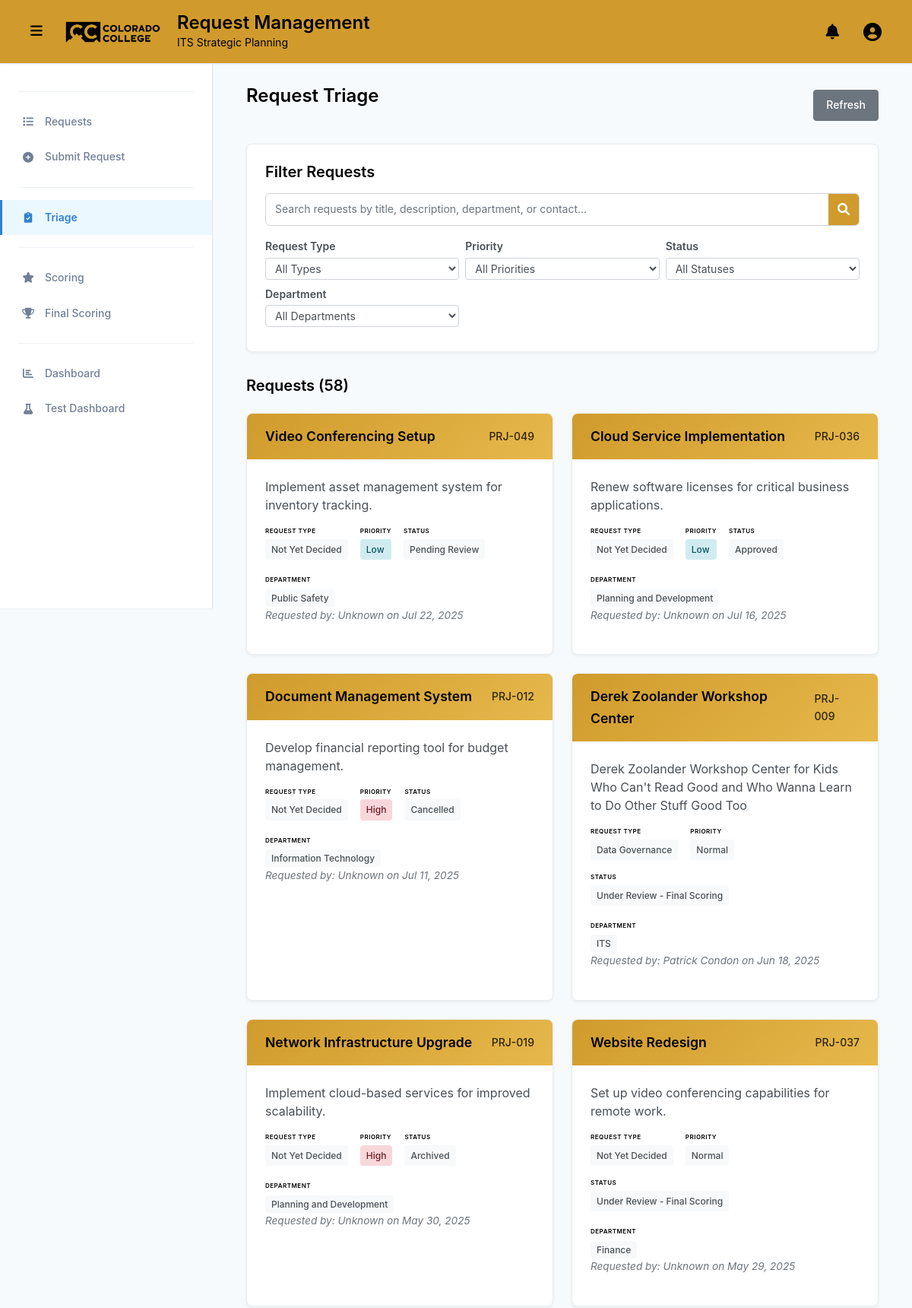
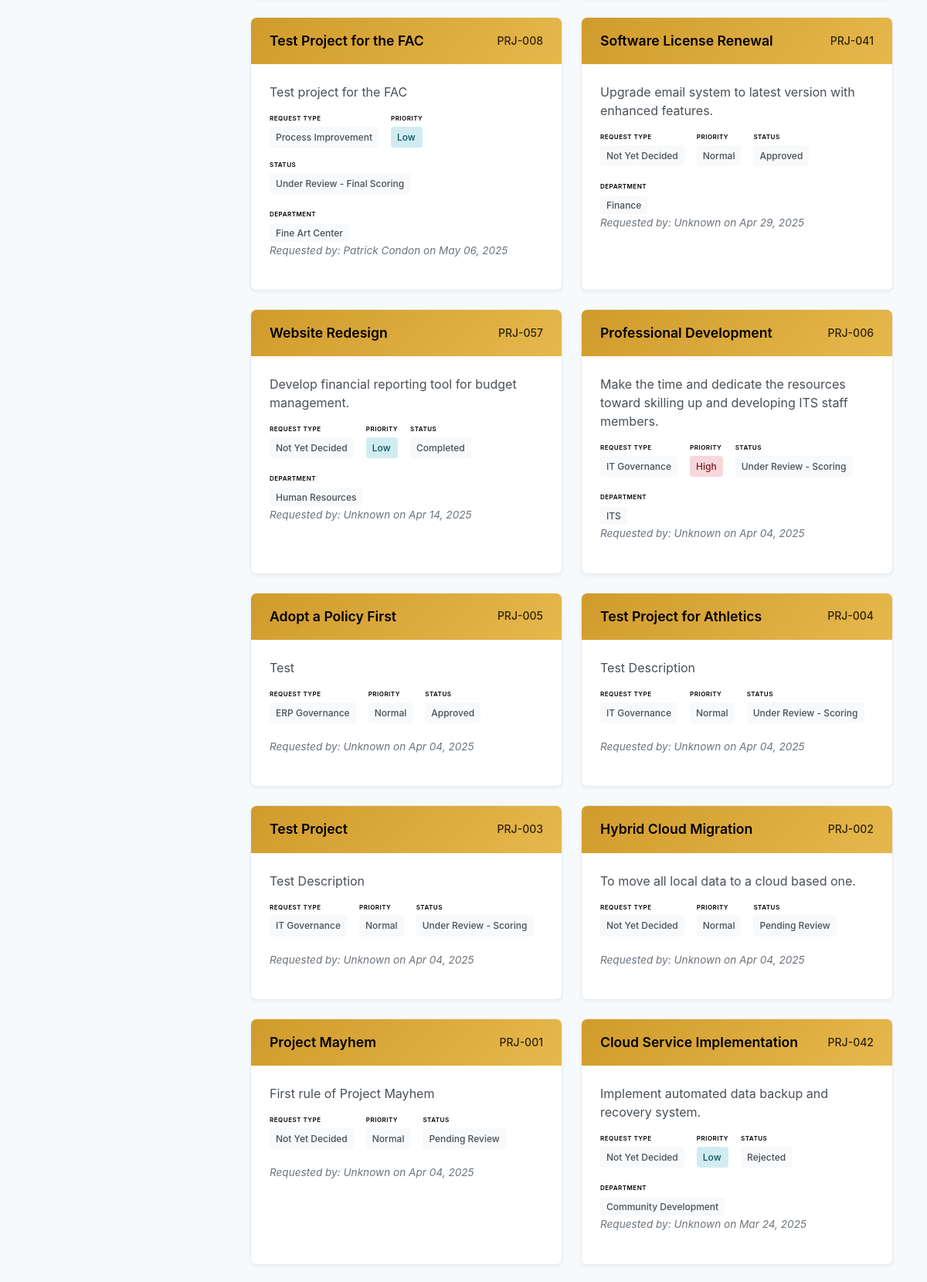
The app's page /triage/ (signed in, upper part) with its own data (2 pictures, top to bottom).
### projects/models.py (models this page shows, shortened)
class Project(models.Model):
    STATUS_CHOICES = [
        ('pending', 'Pending Review'),
        ('approved', 'Approved'),
        ('rejected', 'Rejected'),
        ('under_review_triage', 'Under Review - Triage'),
        ('under_review_scoring', 'Under Review - Scoring'),
        ('under_review_final_scoring', 'Under Review - Final Scoring'),
        ('completed', 'Completed'),
        ('archived', 'Archived'),
        ('on_hold', 'On Hold'),
        ('cancelled', 'Cancelled'),
    ]
    STAGE_CHOICES = [
        ('Pending_Review', 'Pending Review'),
        ('Under_Review_Triage', 'Under Review - Triage'),
        ('Under_Review_Scoring', 'Under Review - Scoring'),
        ('Under_Review_Final_Scoring', 'Under Review - Final Scoring'),
    ]
    PRIORITY_CHOICES = [
        ('Low', 'Low'),
        ('Normal', 'Normal'),
        ('High', 'High'),
        ('Top', 'Top'),
    ]
    FINAL_PRIORITY_CHOICES = [
        (1, 'Low'),
        (2, 'Medium'),
        (3, 'High'),
    ]
    PROJECT_TYPE_CHOICES = [
        ('not_yet_decided', 'Not Yet Decided'),
        ('process_improvement', 'Process Improvement'),
        ('it_governance', 'IT Governance'),
        ('erp_governance', 'ERP Governance'),
        ('data_governance', 'Data Governance'),
    ]
    title = models.CharField(max_length=200)
    description = models.TextField()
    project_type = models.CharField(
        max_length=20,
        choices=PROJECT_TYPE_CHOICES,
        default='not_yet_decided',
        verbose_name="Request Type",
        help_text="Type of request submission"
    )
    submitted_by = models.ForeignKey(User, on_delete=models.CASCADE, null=True, blank=True)
    submission_date = models.DateTimeField(default=timezone.now)
    status = models.CharField(max_length=30, choices=STATUS_CHOICES, default='pending')
    stage = models.CharField(max_length=30, choices=STAGE_CHOICES, default='Pending_Review', help_text="Current stage of the project")
    budget = models.DecimalField(max_digits=10, decimal_places=2, null=True, blank=True)
    start_date = models.DateField(null=True, blank=True)
    end_date = models.DateField(null=True, blank=True)
    department = models.CharField(max_length=100, null=True, blank=True)
    contact_person = models.CharField(max_length=100, null=True, blank=True)
    contact_email = models.EmailField(null=True, blank=True)
    contact_phone = models.CharField(max_length=20, null=True, blank=True)
    triage_notes = models.TextField(blank=True, null=True)
    priority = models.CharField(max_length=10, choices=PRIORITY_CHOICES, default='Normal')
    scoring_notes = models.TextField(blank=True, null=True, help_text="Notes related to project scoring or evaluation")
    final_priority = models.IntegerField(null=True, blank=True, help_text="Project ranking (lower number = higher priority)")
    final_score = models.FloatField(null=True, blank=True, help_text="Final score")
    strategic_alignment = models.IntegerField(null=True, blank=True, help_text="Strategic alignment score (1-5)")
    cost_benefit = models.IntegerField(null=True, blank=True, help_text="Cost benefit score (1-5)")
    user_impact = models.IntegerField(null=True, blank=True, help_text="User impact and adoption score (1-5)")
    ease_of_implementation = models.IntegerField(null=True, blank=True, help_text="Ease of implementation score (1-5)")
    vendor_reputation_support = models.IntegerField(null=True, blank=True, help_text="Vendor reputation and support score (1-5)")
    security_compliance = models.IntegerField(null=True, blank=True, help_text="Security and compliance score (1-5)")
    student_centered = models.IntegerField(null=True, blank=True, help_text="Student-centered score (1-5)")
    @property
    def formatted_id(self):
        return f"PRJ-{self.id:03d}"
    class Meta:
        ordering = ['-submission_date']
        db_table = 'project_requests'

### projects/views.py (the view, shortened to what this page needs)
# urls.py: path('triage/', views.project_triage, name='project_triage'),
@login_required
@user_passes_test(is_triage_user)
def project_triage(request):
    search_query = request.GET.get('search', '')
    type_filter = request.GET.get('type', '')
    priority_filter = request.GET.get('priority', '')
    status_filter = request.GET.get('status', '')
    stage_filter = request.GET.get('stage', '')
    department_filter = request.GET.get('department', '')
    projects = Project.objects.all().select_related('submitted_by').order_by('-submission_date')
    if type_filter:
        projects = projects.filter(project_type=type_filter)
    if priority_filter:
        projects = projects.filter(priority=priority_filter)
    if status_filter:
        projects = projects.filter(status=status_filter)
    if stage_filter:
        projects = projects.filter(stage=stage_filter)
    if department_filter:
        projects = projects.filter(department=department_filter)
    filtered_projects = projects
    available_types = filtered_projects.values_list('project_type', flat=True).distinct()
    project_types = [(t[0], t[1]) for t in Project.PROJECT_TYPE_CHOICES if t[0] in available_types]
    available_priorities = filtered_projects.values_list('priority', flat=True).distinct()
    priorities = [p for p in ['Top', 'High', 'Normal', 'Low'] if p in available_priorities]
    available_statuses = filtered_projects.values_list('status', flat=True).distinct()
    status_choices = [(s[0], s[1]) for s in Project.STATUS_CHOICES if s[0] in available_statuses]
    available_stages = filtered_projects.values_list('stage', flat=True).distinct()
    stage_choices = [(s[0], s[1]) for s in Project.STAGE_CHOICES if s[0] in available_stages]
    departments = filtered_projects.exclude(department='').values_list('department', flat=True).distinct().order_by('department')
    context = {
        'projects': projects,
        'search_query': search_query,
        'type_filter': type_filter,
        'priority_filter': priority_filter,
        'status_filter': status_filter,
        'stage_filter': stage_filter,
        'department_filter': department_filter,
        'project_types': project_types,
        'priorities': priorities,
        'status_choices': status_choices,
        'stage_choices': stage_choices,
        'departments': departments,
    }
    return render(request, 'projects/triage.html', context)

### projects/views.py (called while the page is built)
def is_triage_user(user):
    return user.is_staff or user.groups.filter(name='Triage Group').exists()

### projects/templates/projects/triage.html (shortened to what this page needs)
{% extends 'base_cc.html' %}
{% load static %}
{% block content %}
<div class="container">
    <div class="d-flex justify-content-between align-items-center mb-4">
        <div class="cc-triage-header">
            <h3>Request Triage</h3>
        </div>
        <div class="d-flex gap-2">
            <button id="refreshButton" class="cc-btn-secondary" onclick="refreshProjects()">
                Refresh
            </button>
        </div>
    </div>
    <div class="cc-filters-section">
        <div class="cc-filters-header">
            <h3>Filter Requests</h3>
        </div>
        <div class="cc-search-section mb-3">
            <form method="get" class="cc-search-form">
                <div class="cc-search-container">
                    <input type="text"
                           name="search"
                           class="cc-search-input"
                           placeholder="Search requests by title, description, department, or contact..."
                           value="{{ search_query|default:'' }}">
                    <button type="submit" class="cc-search-btn">
                        <i class="fas fa-search"></i>
                    </button>
                </div>
            </form>
        </div>
        <form method="get" class="cc-filters-form">
            <div class="cc-filters-grid">
                <div class="cc-filter-group">
                    <label class="cc-filter-label">Request Type</label>
                    <select name="type" class="cc-filter-select" onchange="this.form.submit()">
                        <option value="">All Types</option>
                    </select>
                </div>
                <div class="cc-filter-group">
                    <label class="cc-filter-label">Priority</label>
                    <select name="priority" class="cc-filter-select" onchange="this.form.submit()">
                        <option value="">All Priorities</option>
                    </select>
                </div>
                <div class="cc-filter-group">
                    <label class="cc-filter-label">Status</label>
                    <select name="status" class="cc-filter-select" onchange="this.form.submit()">
                        <option value="">All Statuses</option>
                    </select>
                </div>
                <div class="cc-filter-group">
                    <label class="cc-filter-label">Department</label>
                    <select name="department" class="cc-filter-select" onchange="this.form.submit()">
                        <option value="">All Departments</option>
                    </select>
                </div>
            </div>
        </form>
    </div>
    <div class="cc-projects-section">
        <div class="cc-projects-header">
            <h3>Requests ({{ projects|length }})</h3>
        </div>
        {% if projects %}
        <div class="cc-projects-grid">
            {% for project in projects %}
            <div class="cc-project-card" data-project-id="{{ project.id }}" style="cursor: pointer;">
                <div class="cc-project-header">
                    <div class="cc-project-title">{{ project.title }}</div>
                    <div class="cc-project-id">{{ project.formatted_id }}</div>
                </div>
                <div class="cc-project-body">
                    <div class="cc-project-description">
                        {{ project.description|truncatechars:120 }}
                    </div>
                    <div class="cc-project-meta">
                        <div class="cc-meta-section">
                            <div class="cc-meta-title">Request Type</div>
                            <span class="cc-meta-item">{{ project.get_project_type_display }}</span>
                        </div>
                        <div class="cc-meta-section">
                            <div class="cc-meta-title">Priority</div>
                            <span class="cc-meta-item cc-priority-{{ project.priority|lower }}">{{ project.priority }}</span>
                        </div>
                        <div class="cc-meta-section">
                            <div class="cc-meta-title">Status</div>
                            <span class="cc-meta-item">{{ project.get_status_display }}</span>
                        </div>
                    </div>
                    {% if project.department %}
                    <div class="cc-department-section">
                        <div class="cc-department-title">Department</div>
                        <span class="cc-meta-item">{{ project.department }}</span>
                    </div>
                    {% endif %}
                    <div class="cc-project-meta-requested">
                        Requested by:
                        {% if project.submitted_by %}
                            {{ project.submitted_by.get_full_name|default:project.submitted_by.username }}
                        {% else %}
                            Unknown
                        {% endif %}
                        on {{ project.submission_date|date:'M d, Y' }}
                    </div>
                </div>
            </div>
            {% endfor %}
        </div>
        {% else %}
        <div class="cc-empty-state">
            <h4>No requests found</h4>
            <p>Try adjusting your search criteria or filters.</p>
        </div>
        {% endif %}
    </div>
</div>
{% endblock %}

### templates/base_cc.html (style rules this page uses)
:root { --primary-color: #1a365d; --secondary-color: #2d3748; --accent-color: #3182ce; --success-color: #38a169; --warning-color: #d69e2e; --danger-color: #e53e3e; --light-gray: #f7fafc; --border-color: #e2e8f0; --text-primary: #2d3748; --text-secondary: #718096; --shadow-sm: 0 1px 2px 0 rgba(0, 0, 0, 0.05); --shadow-md: 0 4px 6px -1px rgba(0, 0, 0, 0.1); --shadow-lg: 0 10px 15px -3px rgba(0, 0, 0, 0.1); --radius: 8px; --sidebar-width: 280px; }
* { box-sizing: border-box; }
body { font-family: 'Inter', -apple-system, BlinkMacSystemFont, 'Segoe UI', Roboto, sans-serif; line-height: 1.6; color: var(--text-primary); background-color: var(--light-gray); margin: 0; padding: 0; }
.mb-3 { margin-bottom: 1rem; }
.mb-4 { margin-bottom: 1.5rem; }
.d-flex { display: flex; }
.gap-2 { gap: 0.5rem; }

### projects/templates/projects/triage.html (style rules this page uses)
.cc-triage-header h3 { color: #000000; font-size: 1.5rem; font-weight: 600; margin-bottom: 24px; }
.cc-filters-section { background: white; border: 1px solid #e9ecef; border-radius: 8px; padding: 1.5rem; margin-bottom: 2rem; box-shadow: 0 2px 4px rgba(0, 0, 0, 0.05); }
.cc-filters-header { margin-bottom: 1rem; }
.cc-filters-header h3 { color: #000000; font-size: 1.25rem; font-weight: 600; margin-bottom: 0; }
.cc-filters-form { margin-bottom: 0; }
.cc-filters-grid { display: grid; grid-template-columns: repeat(auto-fit, minmax(200px, 1fr)); gap: 8px; margin-bottom: 8px; }
.cc-filter-group { display: flex; flex-direction: column; }
.cc-filter-label { font-size: 0.875rem; font-weight: 600; color: #495057; margin-bottom: 3px; }
.cc-filter-select { padding: 4px 8px; border: 1px solid #ced4da; border-radius: 4px; font-size: 0.875rem; background: white; color: #495057; transition: border-color 0.15s ease-in-out; }
.cc-search-section { margin-bottom: 1rem; }
.cc-search-container { display: flex; align-items: center; background: white; border: 1px solid #ced4da; border-radius: 6px; overflow: hidden; transition: border-color 0.15s ease-in-out; }
.cc-search-input { flex: 1; border: none; padding: 8px 12px; font-size: 0.875rem; color: #495057; background: transparent; }
.cc-search-input::placeholder { color: #6c757d; }
.cc-search-btn { background: #D09B2C; color: white; border: none; padding: 8px 12px; cursor: pointer; transition: background-color 0.15s ease-in-out; }
.cc-projects-section { margin-bottom: 2rem; }
.cc-projects-header { margin-bottom: 1.5rem; }
.cc-projects-header h3 { color: #000000; font-size: 1.25rem; font-weight: 600; margin-bottom: 0; }
.cc-projects-grid { display: grid; grid-template-columns: repeat(auto-fill, minmax(350px, 1fr)); gap: 1.5rem; }
.cc-project-card { background: white; border: 1px solid #e9ecef; border-radius: 8px; overflow: hidden; transition: all 0.2s ease-in-out; box-shadow: 0 2px 4px rgba(0, 0, 0, 0.05); cursor: pointer; }
.cc-project-header { background: linear-gradient(135deg, #D09B2C 0%, #E6B84C 100%); color: black; padding: 1rem 1.5rem; display: flex; justify-content: space-between; align-items: center; }
.cc-project-title { font-weight: 600; font-size: 1.1rem; margin: 0; }
.cc-project-id { font-size: 0.875rem; font-weight: 500; opacity: 0.8; }
.cc-project-body { padding: 1.5rem; }
.cc-project-description { color: #495057; margin-bottom: 1rem; line-height: 1.5; }
.cc-project-meta { display: flex; flex-wrap: wrap; gap: 16px; margin-bottom: 20px; }
.cc-meta-section { display: flex; flex-direction: column; gap: 4px; }
.cc-meta-title { font-size: 8px; font-weight: 600; color: #000000; text-transform: uppercase; letter-spacing: 0.5px; }
.cc-meta-item { background: #f8f9fa; color: #495057; padding: 0.25rem 0.5rem; border-radius: 4px; font-size: 0.75rem; font-weight: 500; }
.cc-priority-high { background: #f8d7da; color: #721c24; }
.cc-priority-low { background: #d1ecf1; color: #0c5460; }
.cc-department-section { margin-top: 12px; }
.cc-department-title { font-size: 8px; font-weight: 600; color: #000000; text-transform: uppercase; letter-spacing: 0.5px; margin-bottom: 4px; }
.cc-project-meta-requested { font-size: 0.85em; color: #6c757d; margin-bottom: 1rem; font-style: italic; }
.cc-btn-secondary { background: #6c757d; border: 1px solid #6c757d; color: white; padding: 0.5rem 1rem; border-radius: 4px; text-decoration: none; font-size: 0.875rem; font-weight: 500; transition: all 0.15s ease-in-out; }

### records on screen
Project: title "Video Conferencing Setup", formatted_id "PRJ-049", description "Implement asset management system for inventory tracking.", project_type "Not Yet Decided", priority "Low", status "Pending Review", department "Public Safety", shows "Unknown", submission_date "Jul 22, 2025"
Project: title "Cloud Service Implementation", formatted_id "PRJ-036", description "Renew software licenses for critical business applications.", project_type "Not Yet Decided", priority "Low", status "Approved", department "Planning and Development", shows "Unknown", submission_date "Jul 16, 2025"
Project: title "Document Management System", formatted_id "PRJ-012", description "Develop financial reporting tool for budget management.", project_type "Not Yet Decided", priority "High", status "Cancelled", department "Information Technology", shows "Unknown", submission_date "Jul 11, 2025"
Project: title "Derek Zoolander Workshop Center", formatted_id "PRJ-009", description "Derek Zoolander Workshop Center for Kids Who Can't Read Good and Who Wanna Learn to Do Other Stuff Good Too", project_type "Data Governance", priority "Normal", status "Under Review - Final Scoring", department "ITS", submitted_by.get_full_name "Patrick Condon", submission_date "Jun 18, 2025"
Project: title "Network Infrastructure Upgrade", formatted_id "PRJ-019", description "Implement cloud-based services for improved scalability.", project_type "Not Yet Decided", priority "High", status "Archived", department "Planning and Development", shows "Unknown", submission_date "May 30, 2025"
Project: title "Website Redesign", formatted_id "PRJ-037", description "Set up video conferencing capabilities for remote work.", project_type "Not Yet Decided", priority "Normal", status "Under Review - Final Scoring", department "Finance", shows "Unknown", submission_date "May 29, 2025"
Project: title "Test Project for the FAC", formatted_id "PRJ-008", description "Test project for the FAC", project_type "Process Improvement", priority "Low", status "Under Review - Final Scoring", department "Fine Art Center", submitted_by.get_full_name "Patrick Condon", submission_date "May 06, 2025"
Project: title "Software License Renewal", formatted_id "PRJ-041", description "Upgrade email system to latest version with enhanced features.", project_type "Not Yet Decided", priority "Normal", status "Approved", department "Finance", shows "Unknown", submission_date "Apr 29, 2025"
Project: title "Website Redesign", formatted_id "PRJ-057", description "Develop financial reporting tool for budget management.", project_type "Not Yet Decided", priority "Low", status "Completed", department "Human Resources", shows "Unknown", submission_date "Apr 14, 2025"
Project: title "Professional Development", formatted_id "PRJ-006", description "Make the time and dedicate the resources toward skilling up and developing ITS staff members.", project_type "IT Governance", priority "High", status "Under Review - Scoring", department "ITS", shows "Unknown", submission_date "Apr 04, 2025"
Project: title "Adopt a Policy First", formatted_id "PRJ-005", description "Test", project_type "ERP Governance", priority "Normal", status "Approved", shows "Unknown", submission_date "Apr 04, 2025"
Project: title "Test Project for Athletics", formatted_id "PRJ-004", description "Test Description", project_type "IT Governance", priority "Normal", status "Under Review - Scoring", shows "Unknown", submission_date "Apr 04, 2025"
Project: title "Test Project", formatted_id "PRJ-003", description "Test Description", project_type "IT Governance", priority "Normal", status "Under Review - Scoring", shows "Unknown", submission_date "Apr 04, 2025"
Project: title "Hybrid Cloud Migration", formatted_id "PRJ-002", description "To move all local data to a cloud based one.", project_type "Not Yet Decided", priority "Normal", status "Pending Review", shows "Unknown", submission_date "Apr 04, 2025"
Project: title "Project Mayhem", formatted_id "PRJ-001", description "First rule of Project Mayhem", project_type "Not Yet Decided", priority "Normal", status "Pending Review", shows "Unknown", submission_date "Apr 04, 2025"
Project: title "Cloud Service Implementation", formatted_id "PRJ-042", description "Implement automated data backup and recovery system.", project_type "Not Yet Decided", priority "Low", status "Rejected", department "Community Development", shows "Unknown", submission_date "Mar 24, 2025"

### other values on screen
{{ projects|length }} "58"
